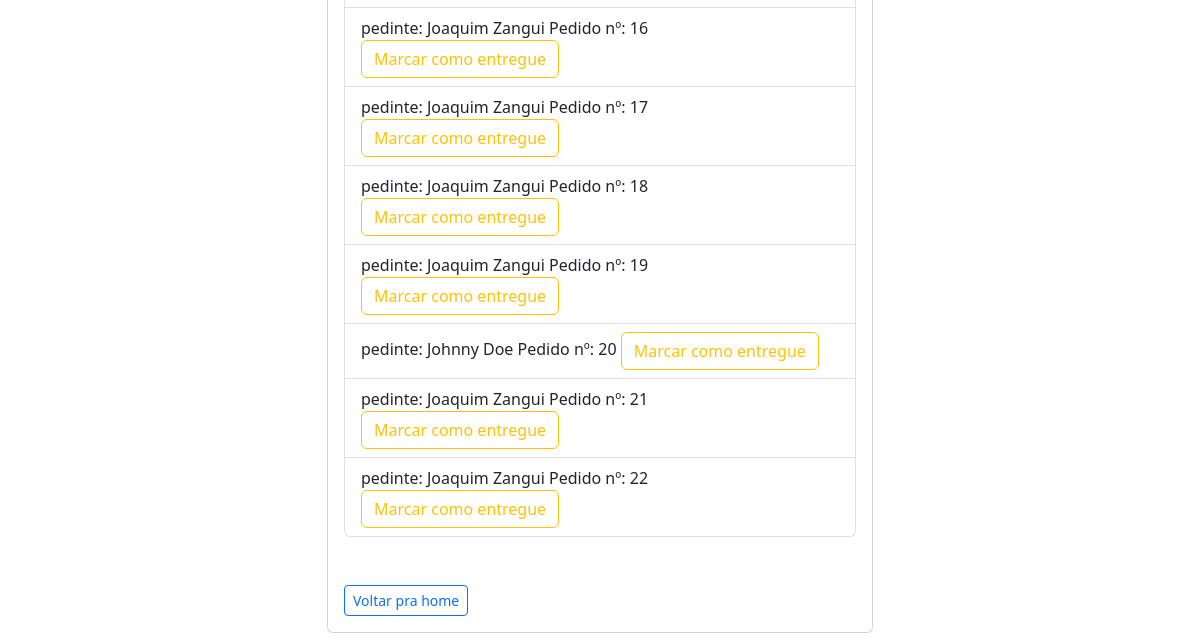
The page /payment/not_shipped_dash/ (signed in, lower part) on the database as committed earlier.
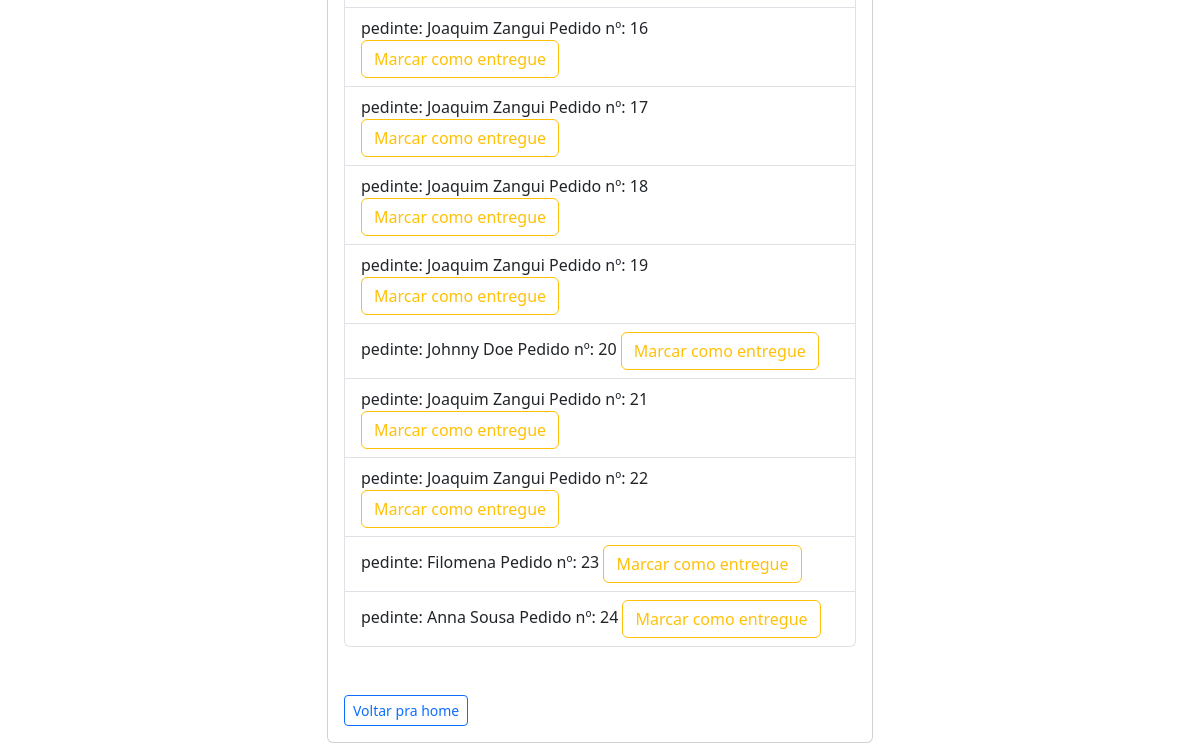
The same page on the database as committed later.
### payment/models.py (models this page shows, shortened)
class Order(models.Model):
    user = models.ForeignKey(User, on_delete=models.CASCADE, null=True, blank=True)
    full_name = models.CharField(max_length=250)
    email = models.EmailField(max_length=250)
    shipping_address = models.TextField(max_length=15000)
    amount_paid = models.DecimalField(max_digits=7, decimal_places=2)
    date_ordered = models.DateTimeField(default=timezone.now)
    shipped = models.BooleanField(default=False)
    date_shipped = models.DateTimeField(blank=True, null=True)

### payment/views.py (the view)
# urls.py: path('not_shipped_dash/', views.not_shipped_dash, name='not-shipped-dash'),
@login_required
def not_shipped_dash(request):
    if request.user.is_superuser:
        orders = Order.objects.filter(shipped=False)
        return render(request, 'payment/not_shipped_dash.html', {'orders': orders})
    else:
        messages.warning(request, "Access Denied")
        return redirect('books')

### cart/cart.py (called while the page is built)
    def __len__(self):
        return len(self.cart)

### cart/context_processors.py (called while the page is built)
def cart(request):
    return {'cart': Cart(request)}

### payment/templates/payment/not_shipped_dash.html (shortened to what this page needs)
{% extends 'books/base.html' %}
{% block main_content %}
    <div class="py-5 container">
        <div class="row">
            <div class="col-md-6 offset-md-3">
                <div class="card">
                    <div class="card-body">
                        <ul class="list-group">
                            {% for order in orders %}
                                <li class="list-group-item">
                                    pedinte: {{order.full_name}} Pedido nº: {{order.id}} <a href="{% url 'not-shipped-to-shipped' order.id %}" class="btn btn-outline-warning">Marcar como entregue</a>
                                </li>
                            {% endfor %}
                        </ul>
                        <br><br>
                        <a href="{% url 'home' %}" class="btn btn-sm btn-outline-primary">Voltar pra home</a>
                    </div>
                </div>
            </div>
        </div>
    </div>
{% endblock %}

Rows that differ between the two databases and show on the page:
added Order: full_name "Filomena", id "23"
added Order: full_name "Anna Sousa", id "24"
